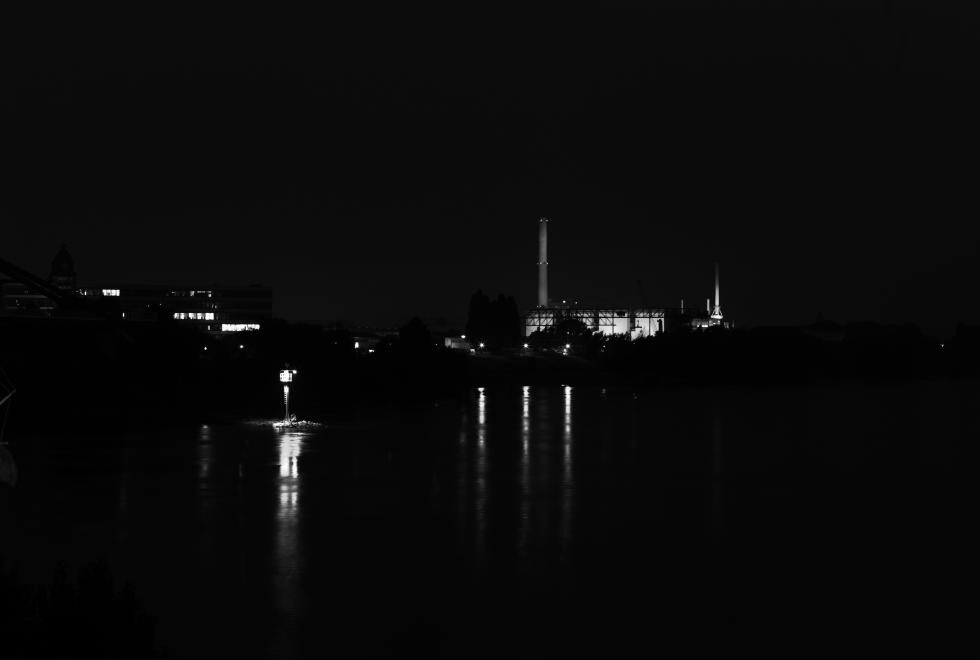
#> input picture saved_images/image_01.jpg, 3920 x 2638 px, given in place of image_00.jpg, which was not available (shown at 1/4 size)
$ python run_live.py
#> lines starting #> are read from the running program, lines starting #| are printed output that depends on the picture
import cv2
import numpy as np

# ***** CFG ******
IMAGE_SIZE = (1280, 720)
MOVING_OBJ_THRESHOLD = 1  # percent of image
SCORE_THRESHOLD = (MOVING_OBJ_THRESHOLD / 100) * (IMAGE_SIZE[0] * IMAGE_SIZE[1])
# **** END CFG ****

images = []
for i in range(0, 52):
    image = cv2.imread(f"saved_images/image_0{i}.jpg" if i < 10 else f"saved_images/image_{i}.jpg", cv2.IMREAD_GRAYSCALE)
#> image is the input picture: shape (2638, 3920); min 0, max 255, mean 9.9
    image = cv2.resize(image, dsize=(1280, 720), interpolation=cv2.INTER_AREA)
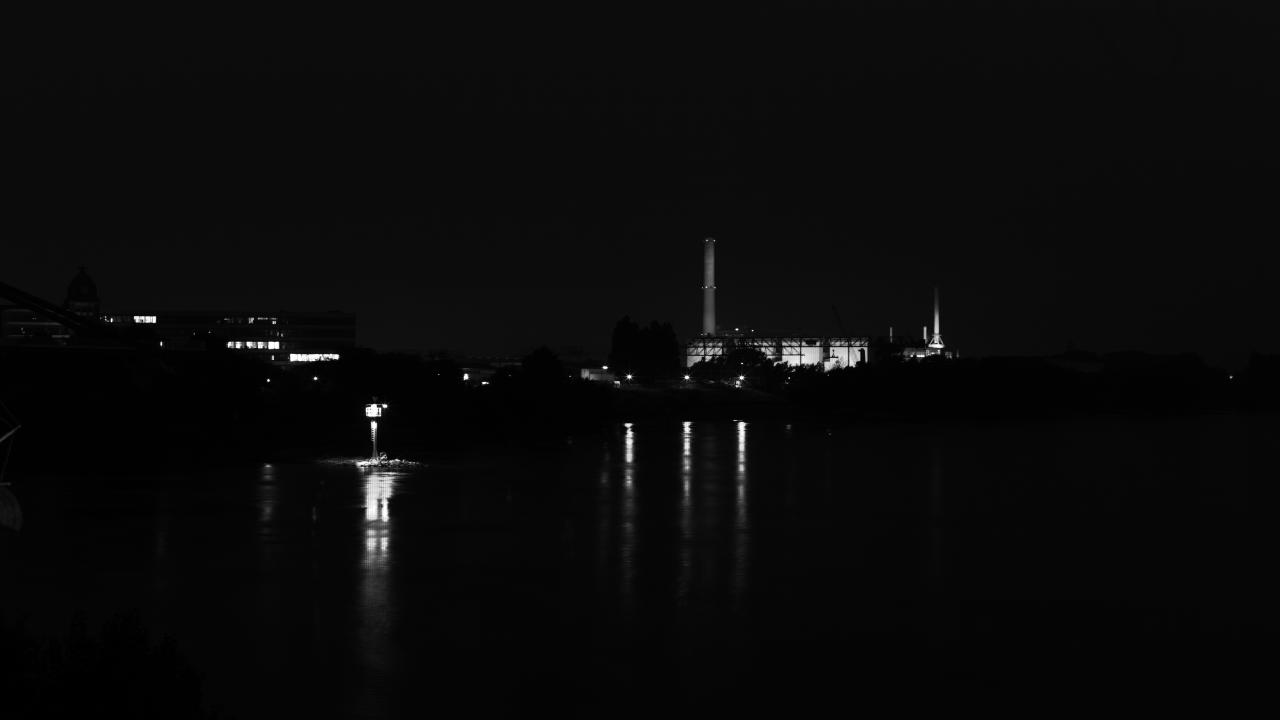
#> image: shape (720, 1280); min 0, max 254, mean 9.9
#> pass 3 of the loop `for i in range(0, 52):`:
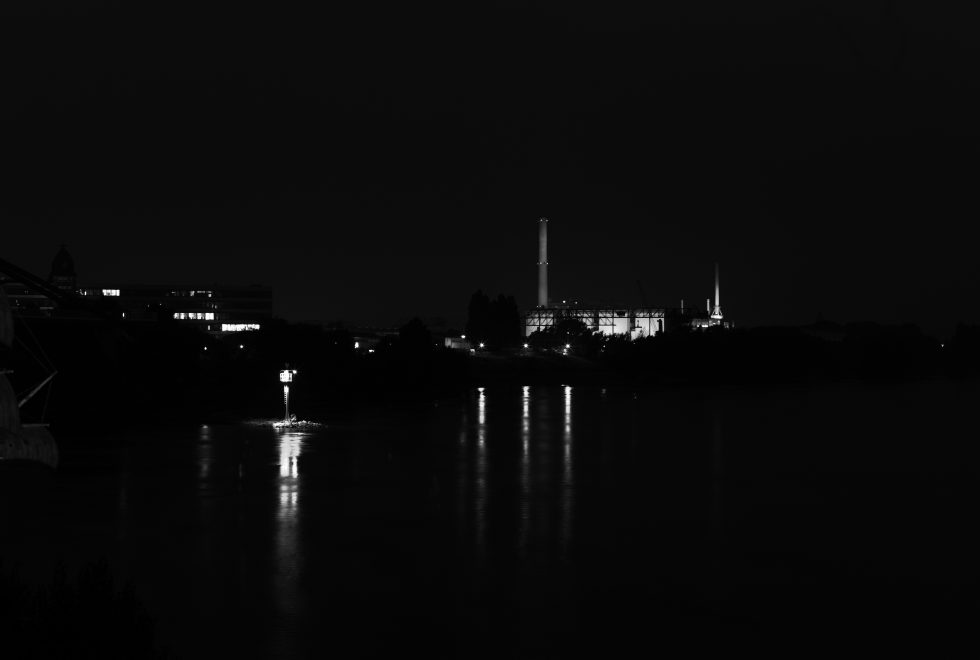
#> input picture saved_images/image_02.jpg, 3920 x 2638 px (shown at 1/4 size)
#> image is the input picture: shape (2638, 3920); min 0, max 255, mean 10
#> `image = cv2.resize(image, dsize=(1280, 720), interpolation=cv2.INTER_A..`:
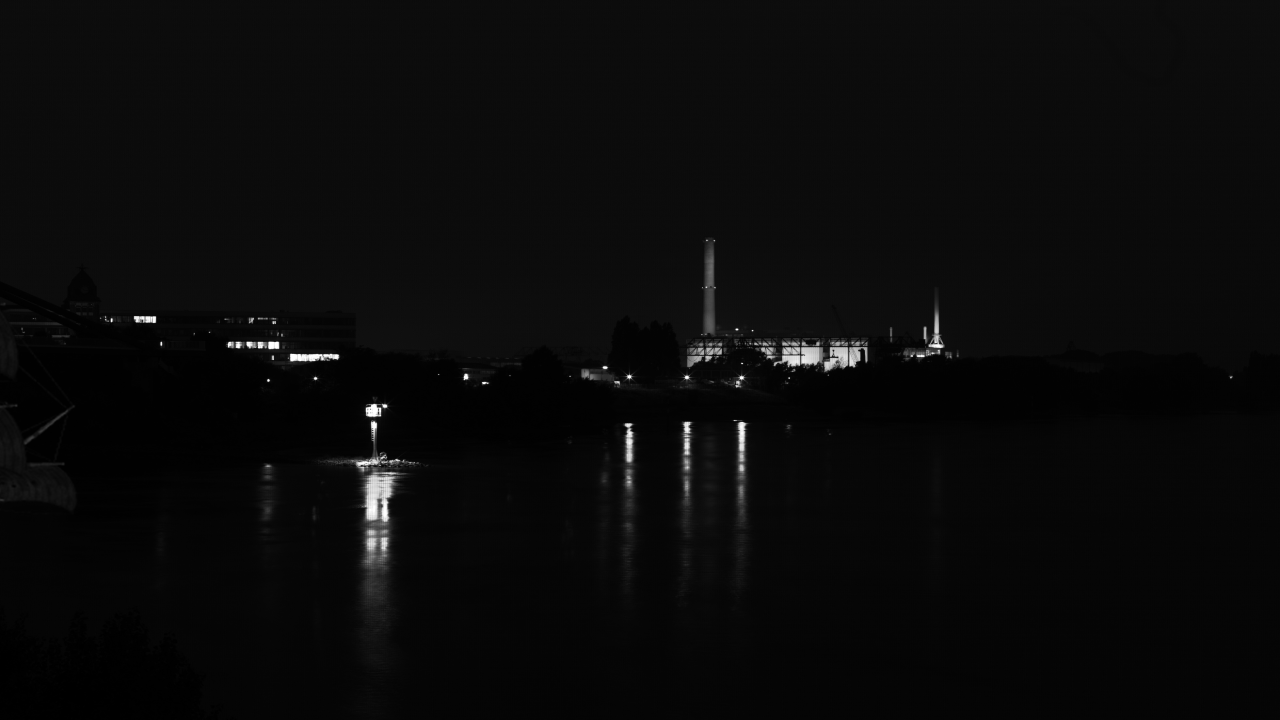
#> image: shape (720, 1280); min 0, max 254, mean 10
#> (the run stopped early here; a loop or call above may not have finished)
